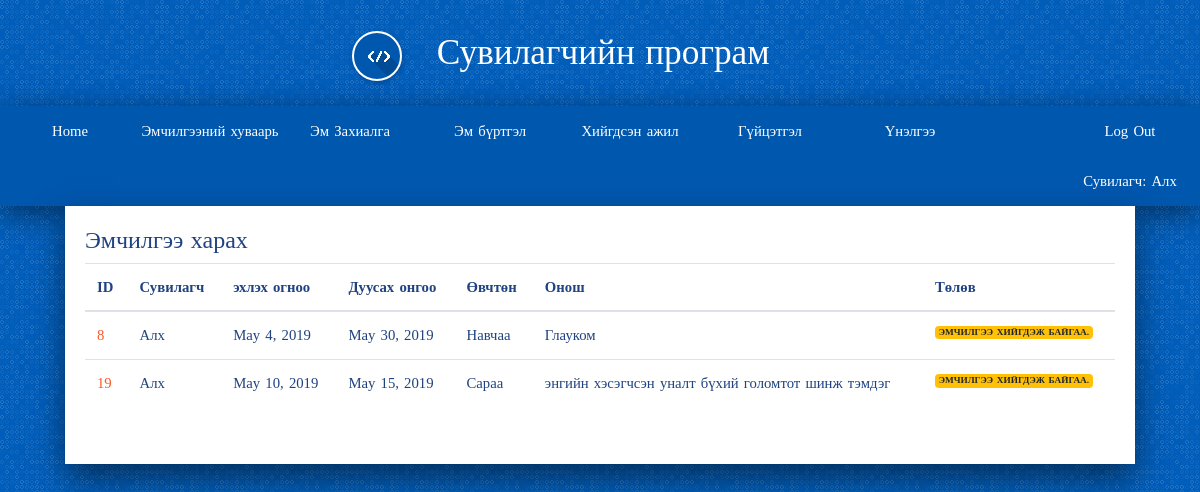
The app's page /drug/emchilgee_list/ (signed in) with its own data.
### account/models.py (models this page shows, shortened)
class User(AbstractUser):
    is_worker       = models.BooleanField('worker status', default=False)
    is_costumer     = models.BooleanField('costumer status', default=False)

class Worker(models.Model):
    user            = models.OneToOneField(User, on_delete=models.CASCADE, primary_key=True, related_name='worker')
    firstname       = models.CharField(max_length=200)
    lastname        = models.CharField(max_length=200)
    register        = models.CharField(max_length=200)
    gender          = models.ForeignKey(Gender,on_delete=models.SET_NULL, null=True, blank=True)
    age             = models.IntegerField(null=True, blank=True)
    degree          = models.ForeignKey(Degree, on_delete=models.SET_NULL, null=True, blank=True)
    position        = models.ForeignKey(Position, on_delete=models.SET_NULL, null=True, blank=True)
    def __str__(self):
        return self.firstname
    def is_doctor(self):
        return self.position.name == "Эмч"

class Costumer(models.Model):
    user            = models.OneToOneField(User, on_delete=models.CASCADE, primary_key=True, related_name='costumer')
    firstname       = models.CharField(max_length=200)
    lastname        = models.CharField(max_length=200)
    register        = models.CharField(max_length=200)
    gender          = models.ForeignKey(Gender,on_delete=models.SET_NULL, null=True, blank=True)
    age             = models.IntegerField(null=True, blank=True)
    description     = models.CharField(max_length=200)
    def __str__(self):
        return self.firstname

### drug/models.py (models this page shows, shortened)
class Emchilgee(models.Model):
    start_date      = models.DateField(default=timezone.now)
    end_date        = models.DateField(default=timezone.now)
    worker          = models.ForeignKey(Worker, on_delete=models.SET_NULL, null=True, blank=True)
    costumer        = models.ForeignKey(Costumer, on_delete=models.SET_NULL, null=True, blank=True)
    onosh           = models.ForeignKey(Onosh, on_delete=models.SET_NULL, null=True, blank=True)
    created_date    = models.DateField(default=timezone.now)
    def is_started(self):
        return self.start_date <= date.today()

class Onosh(models.Model):
    category    = models.CharField(max_length=200, null=True, blank=True)
    disc        = models.CharField(max_length=400, null=True, blank=True)
    code        = models.CharField(max_length=20, null=True, blank=True)
    def __str__(self):
        return self.disc

### drug/views.py (the view)
@login_required
def emchilgee_list(request, template_name='drug/emchilgee_list.html'):
    data = {}
    temp = []
    today = date.today()
    emchilgee = Emchilgee.objects.filter(worker = request.user.worker)
    drug_important = Drug_important.objects.all()
    for item in emchilgee:
        if item.end_date > today:
            temp.append(item)
    emchilgee = temp
    data['drug_important'] = drug_important
    data['emchilgee'] = emchilgee
    return render(request, template_name, data)

### drug/templates/drug/emchilgee_list.html
{% extends 'base.html' %}
{% load staticfiles %}
{% load bootstrap3 %}
{% block content %}
<h4>Эмчилгээ харах</h4>
<table class="table">
<thead>
    <tr>
      <th> ID </th>
      <th> Сувилагч </th>
      <th> эхлэх огноо</th>
      <th> Дуусах онгоо </th>
      <th> Өвчтөн </th>
      <th> Онош </th>
      <th> Төлөв </th>
    </tr>
</thead>
  <tbody>
      {% for drug in emchilgee %}
        <tr>
          <td> <a href='#'> {{ drug.id }} </a></td>
          <td>{{ drug.worker }}</td>
          <td>{{ drug.start_date }}</td>
          <td>{{ drug.end_date }}</td>
          <td>{{ drug.costumer }}</td>
          <td>{{ drug.onosh }}</td>
          <td>
            {% if drug.is_started %}
              <h5><span class="badge badge-warning">Эмчилгээ хийгдэж байгаа.</span></h5>
            {% else %}
              <span class="badge badge-danger">Эмчилгээ эхлээгүй.</span>
            {% endif %}
          </td>
        </tr>
      {% endfor %}
  </tbody>
</table>
{% endblock %}

### templates/base.html (shortened to what this page needs)
{% load staticfiles %}
<!DOCTYPE html>
<html>
<head>
	<link rel="stylesheet" href="https://stackpath.bootstrapcdn.com/bootstrap/4.1.3/css/bootstrap.min.css">
	<link rel="stylesheet" href="{% static 'css/style.css' %}">
	<link rel="stylesheet" href="{% static 'css/basic.css' %}">
	<link rel="stylesheet" href="{% static 'css/navigator.css' %}">
	<link rel="stylesheet" href="https://use.fontawesome.com/releases/v5.8.1/css/all.css">
</head>
<body>
{% if request.user.is_authenticated %}
	{% if request.user.is_worker %}
		{% if request.user.worker.is_doctor %}
			<div class="title">
					<i class="logo-design-guide"></i>
					Сувилагчийн програм
			</div>
			<div class="header">
				<label for="show-menu" class="show-menu">Цэс </label>
				<ul id="menu" class="menu">
						<li><a href="{% url 'home' %}"> Нүүр хуудас </a></li>
						<li><a href="{% url 'drug:all_emchilgee_list' %}"> Гүйцэтгэл </a></li>
						<li class="float-right"><a href="{% url 'account:logout'%}"> Log Out </a></li>
						<li class="float-right"> <a href="#"> Эмч: {{ request.user.worker }} </a> </li>
				</ul>
			</div>
		{% else %}
			<div class="title">
					<i class="logo-design-guide"></i>
					Сувилагчийн програм
			</div>
			<div class="header">
				<ul id="menu" class="menu">
						<li><a href="{% url 'home' %}"> Home </a></li>
						<li><a href="{% url 'drug:emchilgee_list' %}"> Эмчилгээний хуваарь </a></li>
						<li><a href="{% url 'drug:drug_order' %}"> Эм Захиалга </a></li>
						<li><a href="{% url 'drug:drug_detail' %}"> Эм бүртгэл </a></li>
						<li><a href="{% url 'drug:emchilgee_list_done' %}"> Хийгдсэн ажил </a></li>
						<li><a href="{% url 'drug:reviews' %}"> Гүйцэтгэл </a></li>
						<li><a href="{% url 'drug:commend' %}"> Үнэлгээ </a></li>
						<li class="float-right"><a href="{% url 'account:logout'%}"> Log Out </a></li>
						<li class="float-right"><a href="#"> Сувилагч: {{ request.user.worker }}</a></li>
				</ul>
			</div>
		{% endif %}
	{% endif %}
{% endif %}
<div class="container">
	<div class="main">
	    {% block content %}
			{% endblock %}
	</div>
</div>
</body>
</html>

### static/css/style.css (style rules this page uses)
body { background-color: #e9e9e9; }

### static/css/basic.css (style rules this page uses)
body { font-family: "Fira Sans Condensed"; font-weight: 400; font-size: 0.92em; color: #1f4280; background-color: #005dba; line-height: 1.5em; word-spacing: 0.1em; margin: 0; }
.container { display: grid; grid-template-columns: auto 1400px auto; grid-template-rows: auto auto auto auto 60px; }
.title { grid-column: 2/3; grid-row: 1/2; font-weight: 200; font-size: 2.4em; color: #fff; line-height: 3em; text-align: center; }
.title [class^="logo-"] { border: 2px solid #fff; margin-right: 24px; margin-left: -78px; }
.header { grid-column: 2/3; grid-row: 2/3; border-radius: 4px 4px 0 0; overflow: hidden; box-shadow: 0px 7px 31px rgba(0, 0, 0, 0.5); background-color: #0057ae; }
.main { grid-column: 2/3; grid-row: 3/4; background-color: #fff; box-shadow: 0px 15px 31px rgba(0, 0, 0, 0.5); padding: 20px 20px 40px 20px; min-width: 0; }
h5 { font-size: 0.84em; border-radius: 4px; text-transform: uppercase; font-weight: 500; }
h5:first-of-type { margin-top: 0; }
a { color: #ff5722; text-decoration: none; }
@media screen and (max-width: 1440px) { .container { grid-template-columns: 20px auto 20px; } }
ul.menu { margin:0; padding:0; transition: background-color .15s ease-in-out; min-height: 50px; }
ul.menu li { display:inline-block; float: left; }
ul.menu li a { display:block; min-width:140px; height: 50px; text-align: center; line-height: 50px; color: #fff; background: #0057ae; transition: background-color .20s ease-in-out; }
ul.menu .float-right { float: right; }

### static/css/navigator.css (style rules this page uses)
[class^="logo-"] { display: inline-block; width: 50px; height: 50px; box-shadow: 1px 2px 4px 1px rgba(0,0,0,.15); transition: box-shadow .2s ease-in-out; border-radius: 50%; vertical-align: middle; }

### records on screen
User: user.worker "Алх"
Emchilgee: id "8", worker "Алх", start_date "May 4, 2019", end_date "May 30, 2019", costumer "Навчаа", onosh "Глауком", shows "ЭМЧИЛГЭЭ ХИЙГДЭЖ БАЙГАА."
Emchilgee: id "19", worker "Алх", start_date "May 10, 2019", end_date "May 15, 2019", costumer "Сараа", onosh "энгийн хэсэгчсэн уналт бүхий голомтот шинж тэмдэг", shows "ЭМЧИЛГЭЭ ХИЙГДЭЖ БАЙГАА."
